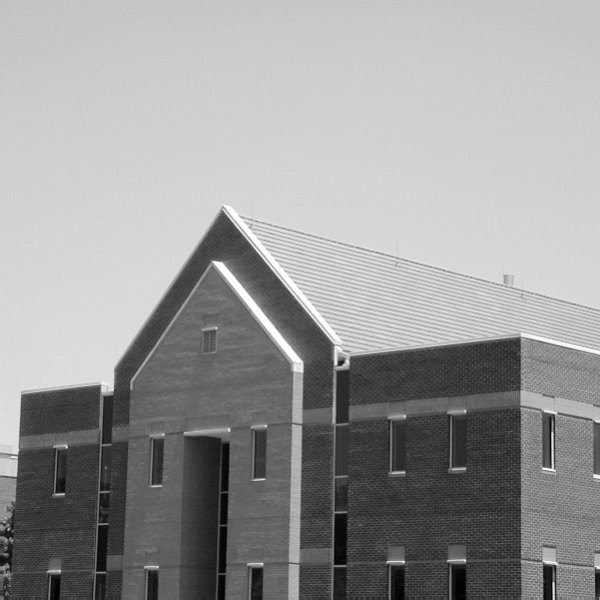
#> input picture imgs/Lab4/building-600by600.tif, 600 x 600 px
$ jupyter execute lab4.ipynb   (older library calls are emulated)
#> lines starting #> are read from the running program, lines starting #| are printed output that depends on the picture
# 实验4 图像频域滤波处理

## 4-1：利用傅立叶变换实现图像的空域和频域的变换

实验要求：
1. 空域至频域图像的变换：原点、移中、移中后的原点；
2. 频域至空域图像的变换：单波形的频域图像赋值（对称性、移中），各种波形组合的空域图像；
3. 空域图像与频域图像的互换。

导入必要的库

[cell 1]
import numpy as np
import cv2
import matplotlib.pyplot as plt

加载图像

[cell 2]
image = cv2.imread("imgs/Lab4/building-600by600.tif", cv2.IMREAD_GRAYSCALE)
#> image is the input picture: shape (600, 600); min 0, max 255, mean 152.9
plt.figure(figsize=(10, 10))
plt.imshow(image, cmap="gray")
plt.axis("off")
plt.show()

空域至频域

[cell 3]
dft = cv2.dft(np.float32(image), flags=cv2.DFT_COMPLEX_OUTPUT)
dft_shift = np.fft.fftshift(dft)
magnitude_spectrum = np.log(cv2.magnitude(dft_shift[:, :, 0], dft_shift[:, :, 1]))
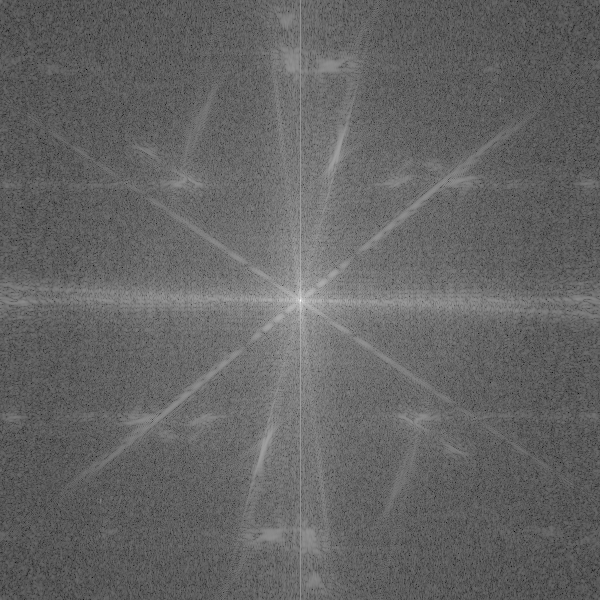
#> magnitude_spectrum: shape (600, 600) float32; min 0.931, max 17.82, mean 7.63; drawn with min black and max white

plt.figure(figsize=(10, 10))
plt.imshow(magnitude_spectrum, cmap="gray")
plt.axis("off")
plt.show()

逆傅里叶变换，频域至空域

[cell 4]
idft = cv2.idft(dft_shift)
idft = cv2.magnitude(idft[:, :, 0], idft[:, :, 1])
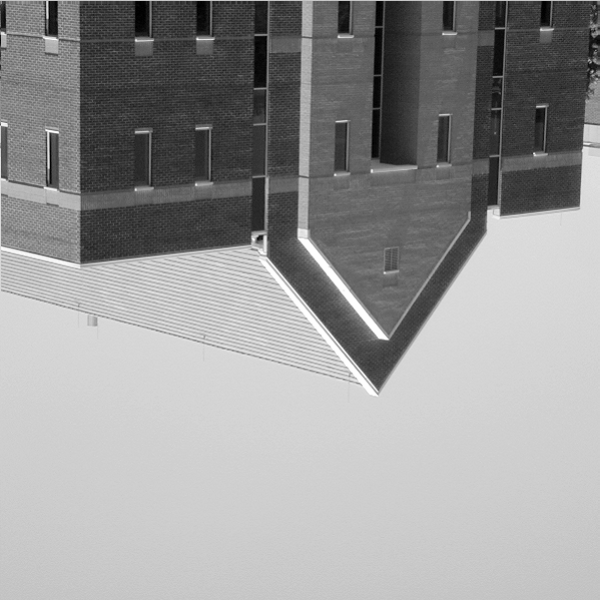
#> idft: shape (600, 600) float32; min 0.1, max 91800016, mean 55040488; drawn with min black and max white
idft = cv2.flip(idft, 0)
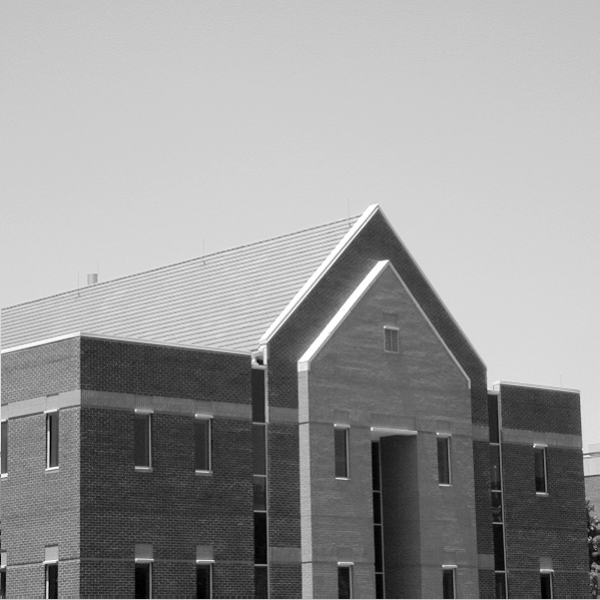
#> idft: shape (600, 600) float32; min 0.1, max 91800016, mean 55040472; drawn with min black and max white
idft = cv2.flip(idft, 1)
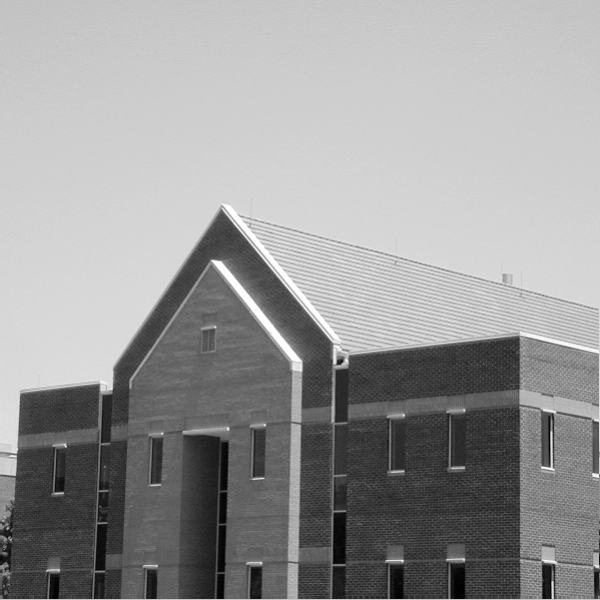
#> idft: shape (600, 600) float32; min 0.1, max 91800016, mean 55040476; drawn with min black and max white

plt.figure(figsize=(10, 10))
plt.imshow(idft, cmap="gray")
plt.axis("off")
plt.show()

单波形的图像

[cell 5]
# Generate a sine wave image
height = 256
width = 256
frequency = 10
amplitude = 100

x = np.arange(width)
y = np.arange(height)
xx, yy = np.meshgrid(x, y)
image = amplitude * np.sin(2 * np.pi * frequency * (xx + yy) / (width + height))

# Compute the Fourier transform
dft = cv2.dft(np.float32(image), flags=cv2.DFT_COMPLEX_OUTPUT)
dft_shift = np.fft.fftshift(dft)
magnitude_spectrum = np.log(cv2.magnitude(dft_shift[:, :, 0], dft_shift[:, :, 1]) + 1)

plt.figure(figsize=(15, 5))
plt.subplot(1, 3, 1)
plt.imshow(image, cmap="gray")
plt.title("Spatial Domain")

# Display the frequency domain image
plt.subplot(1, 3, 2)
plt.imshow(magnitude_spectrum, cmap="gray")
plt.title("Frequency Domain")

# Display the histogram of the frequency domain image
plt.subplot(1, 3, 3)
plt.hist(magnitude_spectrum.flatten(), 256, [0, 256])
plt.title("Histogram")
plt.show()
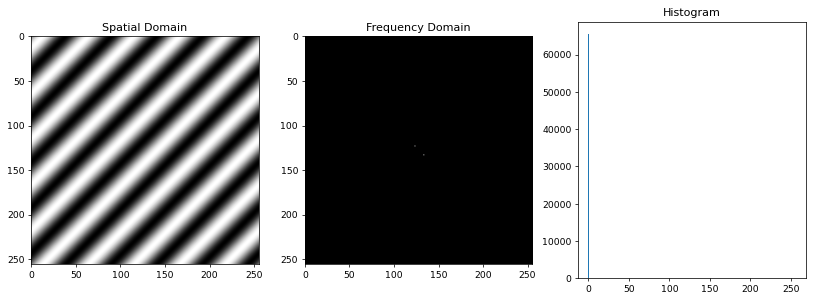
#> figure drawn by matplotlib, 3 panels; panel 3: tallest bar 65534 high, from x = 0 to 1

## 4-2：实现图像的频域滤波处理

实验要求：
1. 使用3×3的Sobel核，滤波600×600的house图像；
2. 使用Laplacian高通滤波器，在频域中锐化moon图像。

加载图像

[cell 6]
moon = cv2.imread("imgs/Lab4/blurry-moon.tif", cv2.IMREAD_GRAYSCALE)
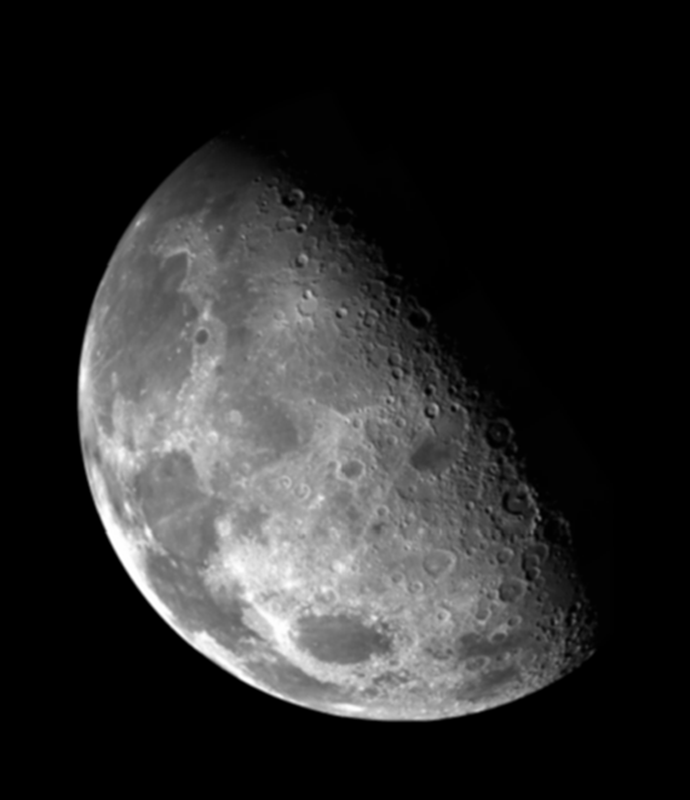
#> input picture imgs/Lab4/blurry-moon.tif, 690 x 800 px
#> moon is the input picture: shape (800, 690); min 0, max 255, mean 42.7
house = cv2.imread("imgs/Lab4/building-600by600.tif", cv2.IMREAD_GRAYSCALE)

# Display the original images
plt.figure(figsize=(10, 5))
plt.subplot(1, 2, 1)
plt.imshow(moon, cmap="gray")
plt.title("Moon")

plt.subplot(1, 2, 2)
plt.imshow(house, cmap="gray")
plt.title("House")
plt.show()

[cell 7]
# Define the Sobel kernel
sobel_kernel = np.array([[-1, 0, 1], [-2, 0, 2], [-1, 0, 1]])

# Apply the Sobel filter to the "house" image
filtered_image = cv2.filter2D(house, -1, sobel_kernel)
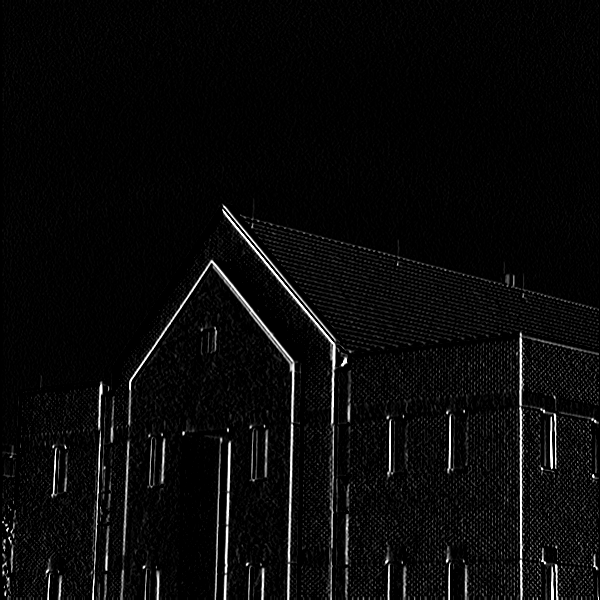
#> filtered_image: shape (600, 600); min 0, max 255, mean 9.7

# Display the filtered image
plt.figure(figsize=(10, 10))
plt.imshow(filtered_image, cmap="gray")
plt.title("House with 3x3 Sobel Filtered @Spatial Domain")
plt.axis("off")
plt.show()

[cell 8]
# Compute the Fourier transform of the input image
house_fft = np.fft.fft2(np.float32(house))
dft_shift = np.fft.fftshift(house_fft)

# Create a filter mask in the frequency domain corresponding to the Sobel kernel
sobel_kernel = np.array([[-1, 0, 1], [-2, 0, 2], [-1, 0, 1]])
filter_mask = np.fft.fft2(sobel_kernel, s=house.shape)
filter_mask = np.fft.fftshift(filter_mask)

filtered_image_fft_shifted = dft_shift * filter_mask
filtered_image_fft = np.fft.ifftshift(filtered_image_fft_shifted)
filtered_image = np.fft.ifft2(filtered_image_fft)
filtered_image = np.abs(filtered_image)
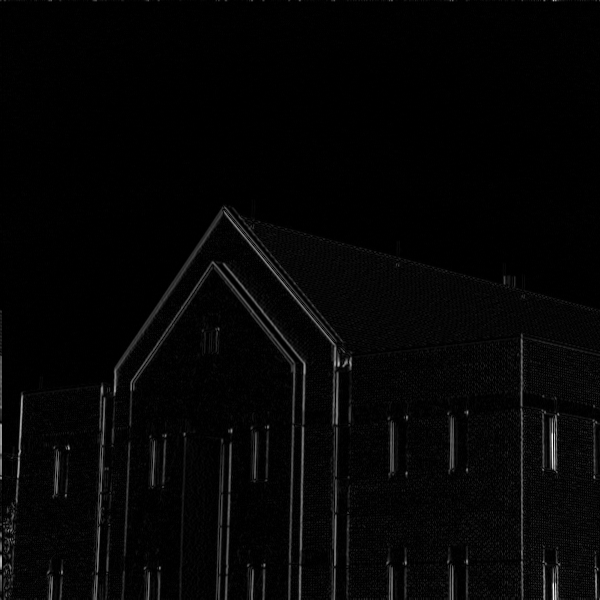
#> filtered_image: shape (600, 600) float64; min 1.76e-17, max 908, mean 20.8; drawn with min black and max white

# Display the filtered image
plt.figure(figsize=(10, 10))
plt.imshow(filtered_image, cmap="gray")
plt.title("House with 3x3 Sobel Filtered @Frequency Domain")
plt.axis("off")
plt.show()

锐化moon

moon原图：

[cell 9]
plt.figure(figsize=(10, 10))
plt.imshow(moon, cmap="gray")
plt.title("Original Image")
plt.axis("off")
plt.show()

[cell 10]
moon_cv2Lap = cv2.Laplacian(moon, cv2.CV_32F, scale=.3, ksize=3)
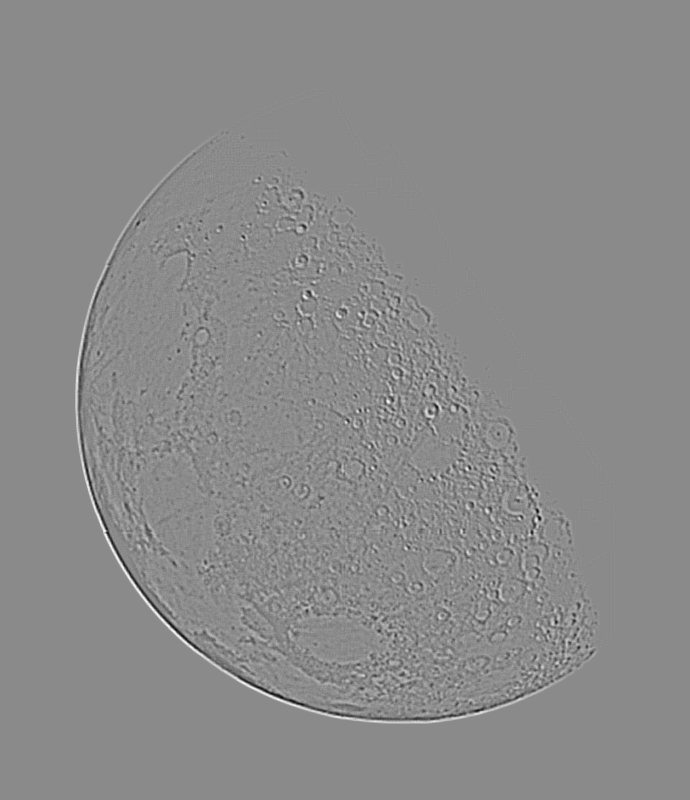
#> moon_cv2Lap: shape (800, 690) float32; min -58.2, max 48.6, mean 0; drawn with min black and max white
moon_filtered = moon - moon_cv2Lap
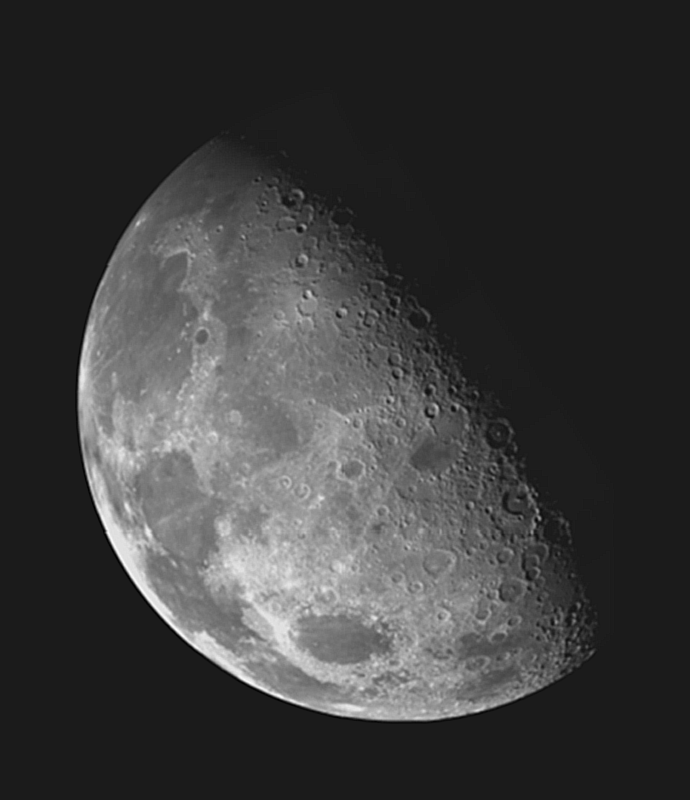
#> moon_filtered: shape (800, 690) float32; min -35.6, max 293.6, mean 42.7; drawn with min black and max white

plt.figure(figsize=(30, 10))
plt.subplot(1, 3, 1)
plt.imshow(moon, cmap="gray")
plt.title("Original Image")
plt.subplot(1, 3, 2)
plt.imshow(moon_cv2Lap, cmap="gray")
plt.title("Laplacian Filtered")
plt.subplot(1, 3, 3)
plt.imshow(moon_filtered, cmap="gray")
plt.title("Sharpened Image")
plt.show()
